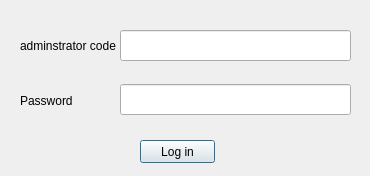
<?xml version="1.0" encoding="UTF-8"?>
<ui version="4.0">
 <class>adminLogInForm</class>
 <widget class="QDialog" name="adminLogInForm">
  <property name="geometry">
   <rect>
    <x>0</x>
    <y>0</y>
    <width>370</width>
    <height>176</height>
   </rect>
  </property>
  <property name="windowTitle">
   <string>Log In</string>
  </property>
  <widget class="QLineEdit" name="adminLogInCode">
   <property name="geometry">
    <rect>
     <x>120</x>
     <y>30</y>
     <width>231</width>
     <height>31</height>
    </rect>
   </property>
  </widget>
  <widget class="QLineEdit" name="adminPassword">
   <property name="geometry">
    <rect>
     <x>120</x>
     <y>84</y>
     <width>231</width>
     <height>31</height>
    </rect>
   </property>
  </widget>
  <widget class="QLabel" name="label">
   <property name="geometry">
    <rect>
     <x>20</x>
     <y>30</y>
     <width>101</width>
     <height>31</height>
    </rect>
   </property>
   <property name="text">
    <string>adminstrator code</string>
   </property>
  </widget>
  <widget class="QLabel" name="label_2">
   <property name="geometry">
    <rect>
     <x>20</x>
     <y>85</y>
     <width>101</width>
     <height>31</height>
    </rect>
   </property>
   <property name="text">
    <string>Password</string>
   </property>
  </widget>
  <widget class="QPushButton" name="adminLogInBtn">
   <property name="geometry">
    <rect>
     <x>140</x>
     <y>140</y>
     <width>75</width>
     <height>23</height>
    </rect>
   </property>
   <property name="text">
    <string>Log in</string>
   </property>
  </widget>
 </widget>
 <resources/>
 <connections/>
</ui>
